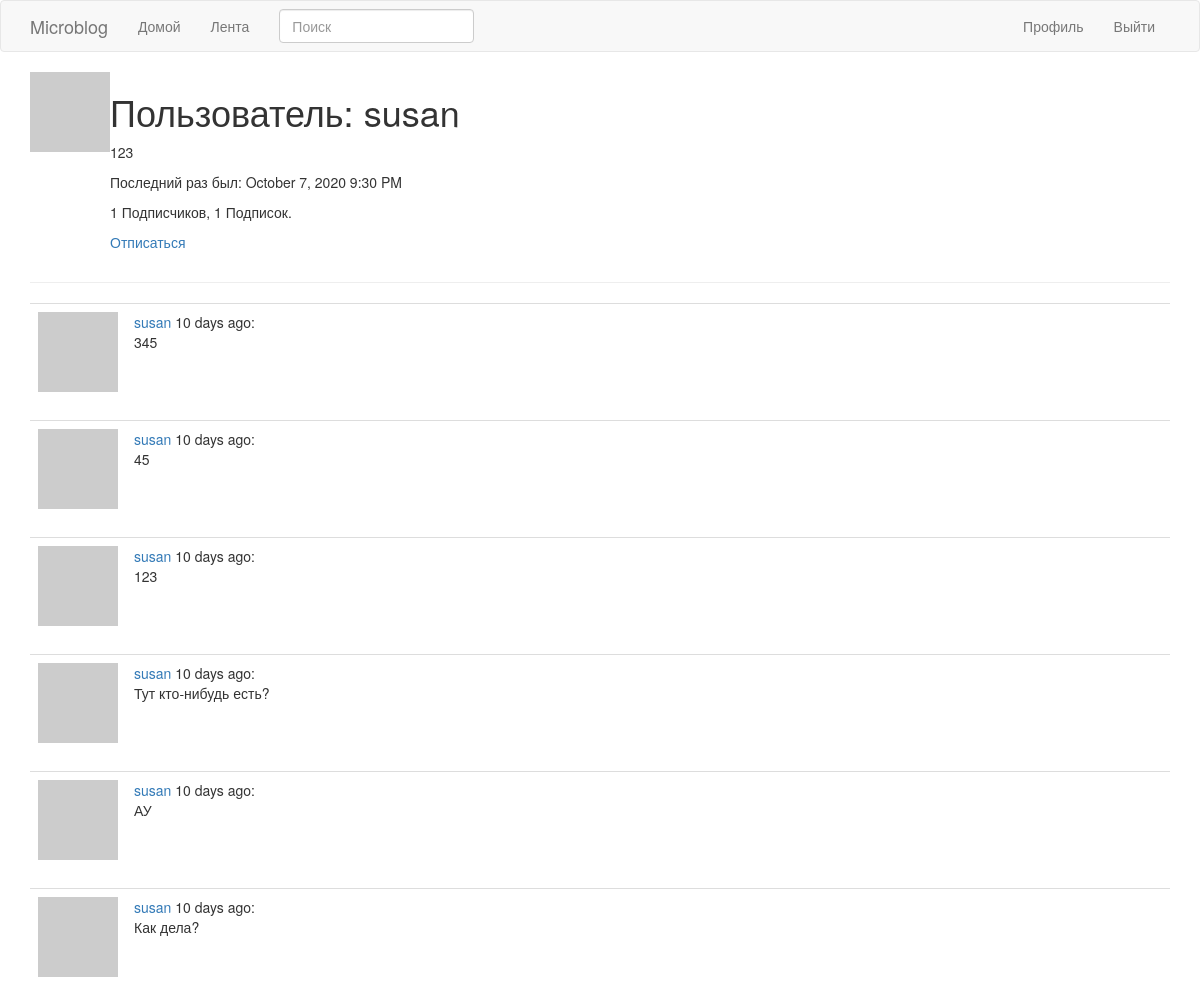
The page /user/susan (signed in) on the database its author committed.
### app/models.py (models this page shows, shortened)
class User(UserMixin,db.Model):
	id = db.Column(db.Integer, primary_key=True)
	username = db.Column(db.String(64), index=True, unique=True)
	email = db.Column(db.String(120), index=True, unique=True)
	password_hash = db.Column(db.String(128))
	posts = db.relationship('Post', backref='author', lazy='dynamic')
	about_me = db.Column(db.String(140))
	last_seen = db.Column(db.DateTime,default=datetime.utcnow)
	followed = db.relationship(
        'User', secondary=followers,
        primaryjoin=(followers.c.follower_id == id),
        secondaryjoin=(followers.c.followed_id == id),
        backref=db.backref('followers', lazy='dynamic'), lazy='dynamic')
	def avatar(self,size):
		digest = md5(self.email.lower().encode('utf-8')).hexdigest()
		return 'https://www.gravatar.com/avatar/{}?d=identicon&s={}'.format(
            digest, size)
	def is_following(self,user):
		return self.followed.filter(
			followers.c.followed_id == user.id).count() > 0

class SearchableMixin(object):
	@classmethod
	def before_commit(cls, session):
		session._changes = {
            'add': list(session.new),
            'update': list(session.dirty),
            'delete': list(session.deleted)
        }
	@classmethod
	def after_commit(cls, session):
		for obj in session._changes['add']:
			if isinstance(obj, SearchableMixin):
				add_to_index(obj.__tablename__, obj)
		for obj in session._changes['update']:
			if isinstance(obj, SearchableMixin):
				add_to_index(obj.__tablename__, obj)
		for obj in session._changes['delete']:
			if isinstance(obj, SearchableMixin):
				remove_from_index(obj.__tablename__, obj)
		session._changes = None

class Post(SearchableMixin,db.Model):
	__searchable__ = ['body']
	id = db.Column(db.Integer, primary_key=True)
	body = db.Column(db.String(140))
	timestamp = db.Column(db.DateTime, index=True, default=datetime.utcnow)
	user_id = db.Column(db.Integer, db.ForeignKey('user.id'))

### app/main/routes.py (the view)
@bp.route('/user/<username>')
@login_required
def user(username):
	user = User.query.filter_by(username=username).first_or_404()
	page = request.args.get('page', 1, type=int)
	posts = user.posts.order_by(Post.timestamp.desc()).paginate(
			page,current_app.config['POSTS_PER_PAGE'],False)
	next_url = (url_for('main.user',username=user.username, page=posts.next_num)
				if posts.has_next else None)
	prev_url = (url_for('main.user',username=user.username, page=posts.prev_num)
				if posts.has_prev else None)
	return render_template('user.html', user=user, posts=posts.items,
							next_url=next_url,prev_url=prev_url)

### app/main/forms.py
class SearchForm(FlaskForm):
	q = StringField('Поиск', validators=[DataRequired()])
	def __init__(self,*args,**kwargs):
		if "formdata" not in kwargs:
			kwargs['formdata'] = request.args#определяет, откуда Flask-WTF получает формы
		if 'csrf_enabled' not in kwargs:
			kwargs['csrf_enabled'] = False#CSRF - защита
		super(SearchForm, self).__init__(*args, **kwargs)

### app/main/routes.py (called while the page is built)
@bp.before_request
def before_request():
	if current_user.is_authenticated:
		current_user.last_seen = datetime.utcnow()
		db.session.commit()
		g.search_form = SearchForm()

### app/models.py (called while the page is built)
@login.user_loader
def load_user(id):
	return User.query.get(int(id))

### app/templates/user.html (shortened to what this page needs)
{% extends "base.html" %}
{% block app_content %}
     <table>
        <tr valign="top">
            <td><img src="{{ user.avatar(128) }}"></td>
            <td>
                <h1>Пользователь: {{ user.username }}</h1>
                {% if user.about_me %}<p>{{ user.about_me }}</p>{% endif %}
                {% if user.last_seen %}
                <p>Последний раз был: {{ moment(user.last_seen).format('LLL') }}</p>
                {% endif %}
                <p>{{ user.followers.count() }} Подписчиков, {{ user.followed.count() }} Подписок.</p>
                {% if user == current_user %}
                <p><a href="{{ url_for('main.edit_profile') }}">Редактировать профиль</a></p>
                {% elif not current_user.is_following(user)%}
                <p><a href="{{ url_for('main.follow', username=user.username) }}">Подписаться</a></p>
                {% else %}
                <p><a href="{{ url_for('main.unfollow', username=user.username) }}">Отписаться</a></p>
            	{% endif %}
            </td>
        </tr>
    </table>
    <hr>
    {% for post in posts %}
    {% include '_post.html' %}
	{% endfor %}
{% endblock %}

### app/templates/_post.html
<table class="table table-hover">
    <tr>
        <td width="70px">
            <a href="{{ url_for('main.user', username=post.author.username) }}">
                <img src="{{ post.author.avatar(70) }}" />
            </a>
        </td>
        <td>
            <a href="{{ url_for('main.user', username=post.author.username) }}">
                {{ post.author.username }}
            </a>
            {{ moment(post.timestamp).fromNow() }}:
            <br>
            {{ post.body }}
        </td>
    </tr>
</table>

### rows shown on the page
User: username "susan", about_me "123", last_seen "October 7, 2020 9:30 PM"
Post: author.username "susan", timestamp "10 days ago", body "345"
Post: author.username "susan", timestamp "10 days ago", body "45"
Post: author.username "susan", timestamp "10 days ago", body "123"
Post: author.username "susan", timestamp "10 days ago", body "Тут кто-нибудь есть?"
Post: author.username "susan", timestamp "10 days ago", body "АУ"
Post: author.username "susan", timestamp "10 days ago", body "Как дела?"

### other values the page prints
{{ user.followers.count() }} "1"
{{ user.followed.count() }} "1"
